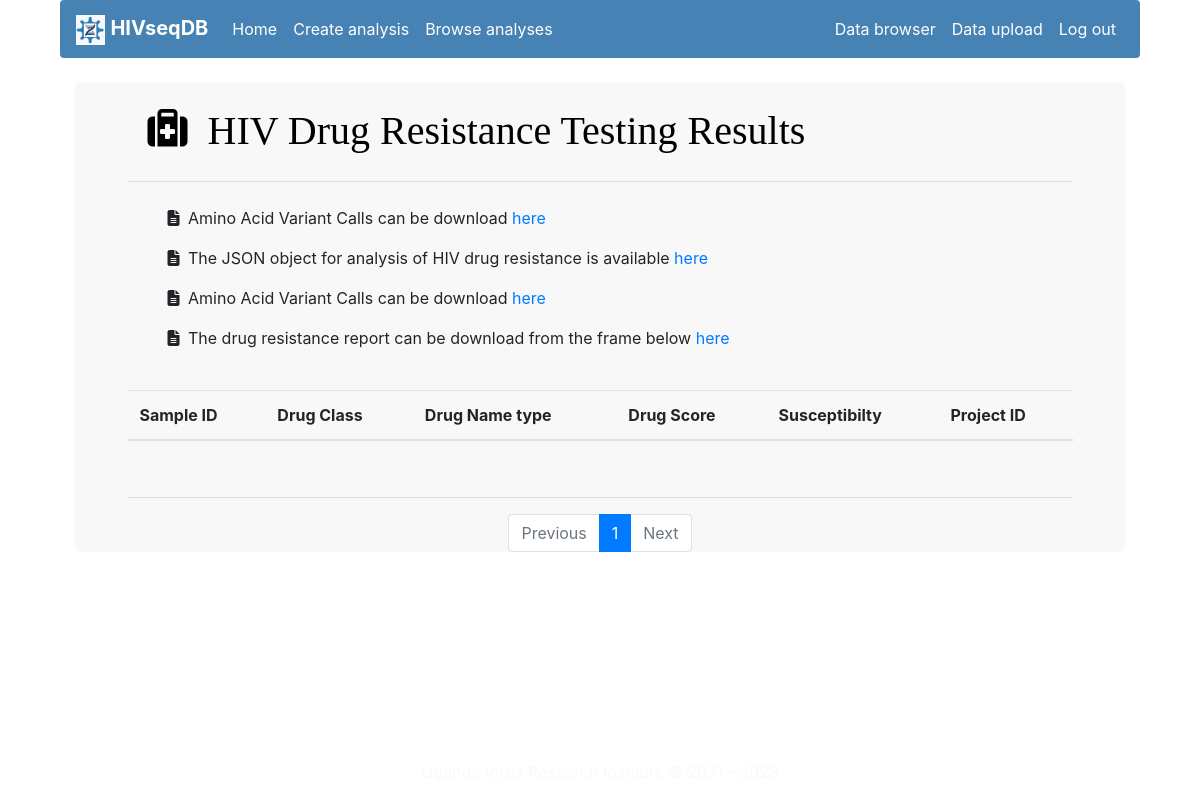
/analysis/detailed-project-results/Test101 (signed in), run on an earlier commit of the app's database.
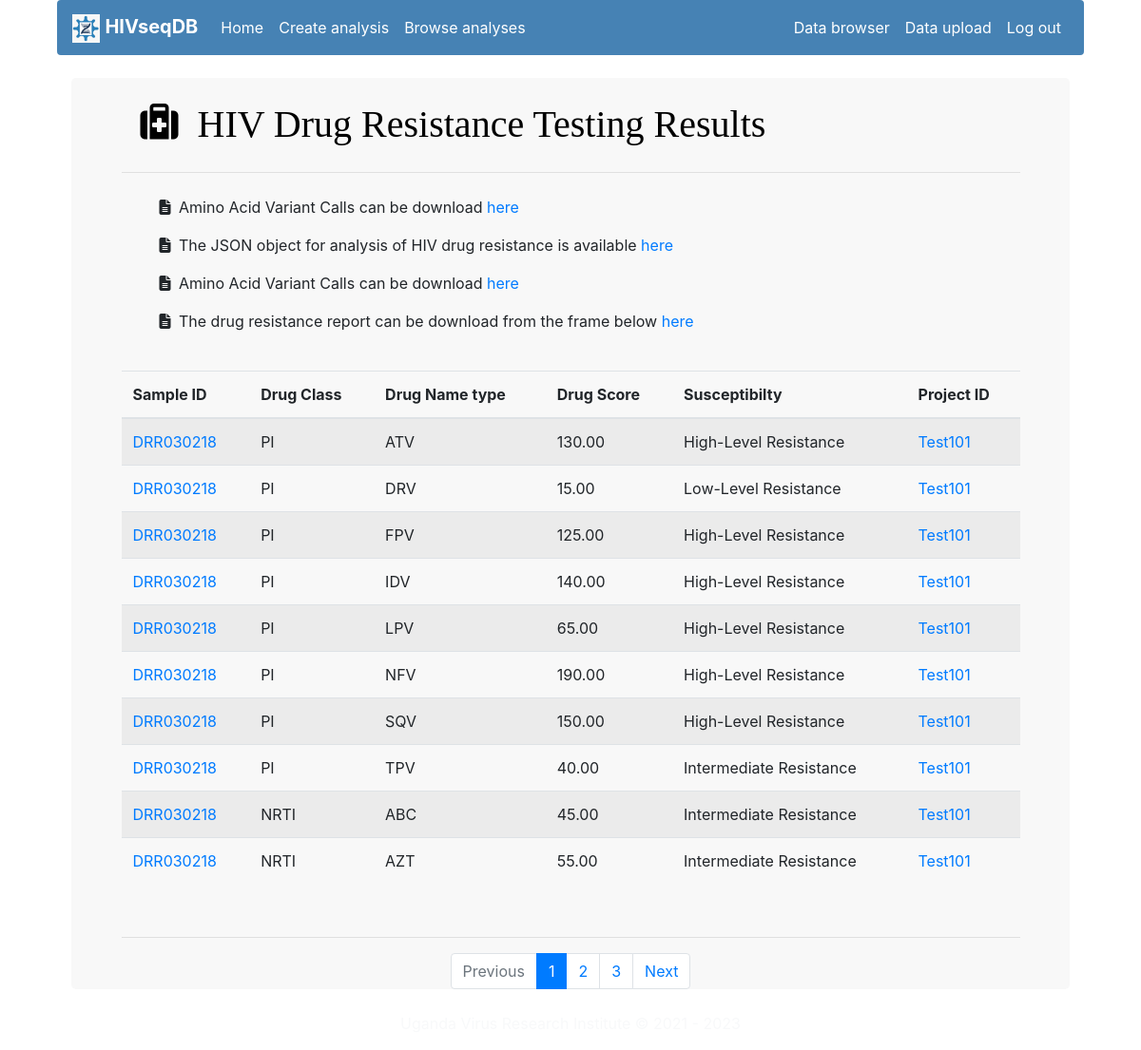
And on a later commit of the database.
### analysis/models.py (models this page shows, shortened)
class AnalysisResults(models.Model):
    analysis_results_id=models.AutoField(primary_key=True)
    sample_ID=models.CharField(max_length=250)
    drugClass=models.CharField(max_length=250)
    drugName=models.CharField(max_length=250)
    drugScore=models.DecimalField(decimal_places=2,max_digits=5)
    susceptibility=models.CharField(max_length=250)
    project_ID=models.ForeignKey(NewAnalysis, to_field="project_ID",db_column="project_ID",on_delete=models.CASCADE)

class NewAnalysis(models.Model):
    analysis_id=models.AutoField(primary_key=True)
    project_ID=models.CharField(max_length=250, unique=True)
    description=models.CharField(max_length=250, default="DTG virological failure adults in Uganda")
    email=models.EmailField(max_length=250)
    mutation_Database=models.CharField(max_length=250)
    consensus_Percentage=models.DecimalField(decimal_places=2,max_digits=5,default=20)
    target_Coverage=models.DecimalField(decimal_places=2,max_digits=5,default=10000)
    length_Cutoff=models.DecimalField(decimal_places=2,max_digits=5,default=100)
    score_Cutoff=models.DecimalField(decimal_places=2,max_digits=5,default=30)
    error_Rate=models.DecimalField(decimal_places=2,max_digits=5,default=0)
    minimum_Variant_Quality=models.DecimalField(decimal_places=2,max_digits=5,default=0.01)
    minimum_Read_Depth=models.DecimalField(decimal_places=2,max_digits=5,default=100)
    minimum_Allele_Count=models.DecimalField(decimal_places=2,max_digits=5,default=0.01)
    minimum_Mutation_Frequency=models.DecimalField(decimal_places=2,max_digits=5,default=0.01)
    def __str__(self):
        return self.project_ID

### analysis/views.py (the view)
# urls.py: path('analysis/detailed-project-results/<slug:project_ID>', ProjectAnalysisResultsDetailView.as_view(), name='projectAnalysisResultsDetails'),
class ProjectAnalysisResultsDetailView(LoginRequiredMixin, generic.ListView):
    model = AnalysisResults
    template_name = 'analysis/detailed-project-analysis-results.html'
    paginate_by = 10
    def get_queryset(self):
        return AnalysisResults.objects.filter(project_ID=self.kwargs['project_ID'])

### templates/analysis/detailed-project-analysis-results.html (shortened to what this page needs)
{% extends "base/base.html" %}
{% load static %}
{% load crispy_forms_tags %}
{% block css %}
<link rel="stylesheet" href="https://stackpath.bootstrapcdn.com/bootstrap/4.4.1/css/bootstrap.min.css">
<link rel="stylesheet" type="text/css" href="https://cdnjs.cloudflare.com/ajax/libs/font-awesome/6.2.1/css/all.min.css">
{% endblock %}
{% block content %}
<div class="analysis-container">
<div class="analysis-header">
    <div class="icon">
        <i class="fa fa-medkit" aria-hidden="true">&nbsp</i> HIV Drug Resistance Testing Results
    </div>
</div>
<br>
<div>
    <ul>
        <p><i class="fa fa-file-text" aria-hidden="true">&nbsp</i> Amino Acid Variant Calls can be download <a href="#">here</a></p>
        <p> <i class="fa fa-file-text" aria-hidden="true">&nbsp</i>
        The JSON object for analysis of HIV drug resistance is available <a href="#">here</a><p></p>
        <p> <i class="fa fa-file-text" aria-hidden="true">&nbsp</i>
        Amino Acid Variant Calls can be download <a href="#">here</a><p></p>
        <p><i class="fa fa-file-text" aria-hidden="true">&nbsp</i> The drug resistance report can be download from the frame below <a href="#">here</a></p>
    </ul>
</div>
<br>
<div>
    <table class="table table-striped">
        <thead>
            <tr>
                <th>Sample ID</th>
                <th>Drug Class</th>
                <th>Drug Name type</th>
                <th>Drug Score</th>
                <th>Susceptibilty</th>
                <th>Project ID</th>
            </tr>
        </thead>
        <tbody>
            {% for result in page_obj %}
            <tr>
                <td><a href="{% url 'sampleAnalysisResultsDetails' result.sample_ID %}">{{result.sample_ID}}</a></td>
                <td>{{result.drugClass}}</td>
                <td>{{result.drugName}}</td>
                <td>{{result.drugScore}}</td>
                <td>{{result.susceptibility}}</td>
                <td><a href="{% url 'projectAnalysisResultsDetails' result.project_ID %}">{{result.project_ID}}</a></td>
            </tr>
            {% endfor %}
        </tbody>
    </table>
</div>
<br><hr>
<div>
    <ul class="pagination justify-content-center">
        {% if page_obj.has_previous %}
        <li class="page-item">
            <a class="page-link" href="?page={{ page_obj.previous_page_number }}">Previous</a>
        </li>
        {% else %}
        <li class="page-item disabled">
            <a class="page-link" href="#" tabindex="-1" aria-disabled="True">Previous</a>
        </li>
        {% endif %}
        {% for i in page_obj.paginator.page_range %}
        {% if page_obj.number == i %}
            <li class="page-item active" aria-current="page">
            <span class="page-link">
                {{ i }}
            </span>
            </li>
        {% else %}
            <li class="page-item"><a class="page-link" href="?page={{ i }}">{{ i }}</a></li>
        {% endif %}
        {% endfor %}
        {% if page_obj.has_next %}
        <li class="page-item">
            <a class="page-link" href="?page={{ page_obj.next_page_number }}">Next</a>
        </li>
        {% else %}
        <li class="page-item disabled">
            <a class="page-link" href="#" tabindex="-1" aria-disabled="True">Next</a>
        </li>
        {% endif %}
    </ul>
</div>
</div>
<br>
</div>
<br>
{% endblock %}

What changed in the data, as far as the page shows it:
added AnalysisResults: sample_ID "DRR030218", drugClass "PI", drugName "ATV", drugScore "130.00", susceptibility "High-Level Resistance", project_ID "Test101"
added AnalysisResults: sample_ID "DRR030218", drugClass "PI", drugName "DRV", drugScore "15.00", susceptibility "Low-Level Resistance", project_ID "Test101"
added AnalysisResults: sample_ID "DRR030218", drugClass "PI", drugName "FPV", drugScore "125.00", susceptibility "High-Level Resistance", project_ID "Test101"
added AnalysisResults: sample_ID "DRR030218", drugClass "PI", drugName "IDV", drugScore "140.00", susceptibility "High-Level Resistance", project_ID "Test101"
added AnalysisResults: sample_ID "DRR030218", drugClass "PI", drugName "LPV", drugScore "65.00", susceptibility "High-Level Resistance", project_ID "Test101"
added AnalysisResults: sample_ID "DRR030218", drugClass "PI", drugName "NFV", drugScore "190.00", susceptibility "High-Level Resistance", project_ID "Test101"
added AnalysisResults: sample_ID "DRR030218", drugClass "PI", drugName "SQV", drugScore "150.00", susceptibility "High-Level Resistance", project_ID "Test101"
added AnalysisResults: sample_ID "DRR030218", drugClass "PI", drugName "TPV", drugScore "40.00", susceptibility "Intermediate Resistance", project_ID "Test101"
added AnalysisResults: sample_ID "DRR030218", drugClass "NRTI", drugName "ABC", drugScore "45.00", susceptibility "Intermediate Resistance", project_ID "Test101"
added AnalysisResults: sample_ID "DRR030218", drugClass "NRTI", drugName "AZT", drugScore "55.00", susceptibility "Intermediate Resistance", project_ID "Test101"
Also different on the page:
new list line: "2"
new list line: "3"
